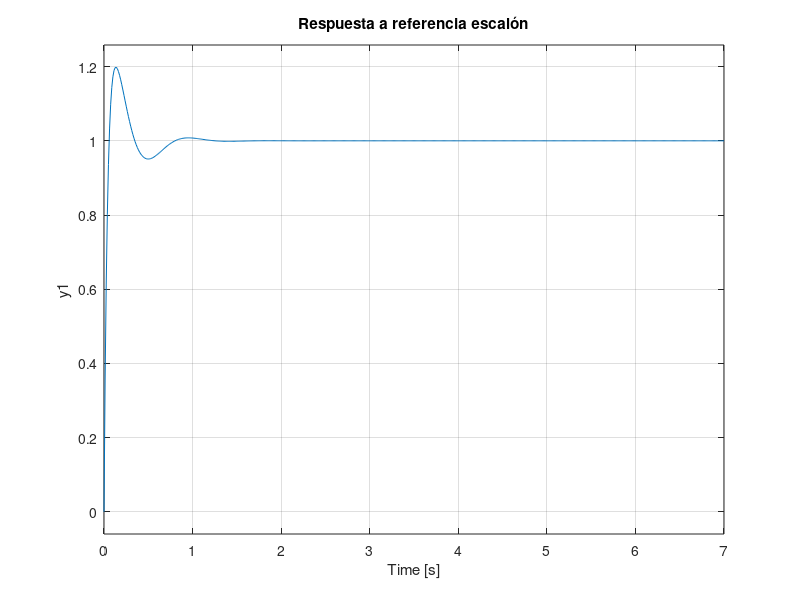
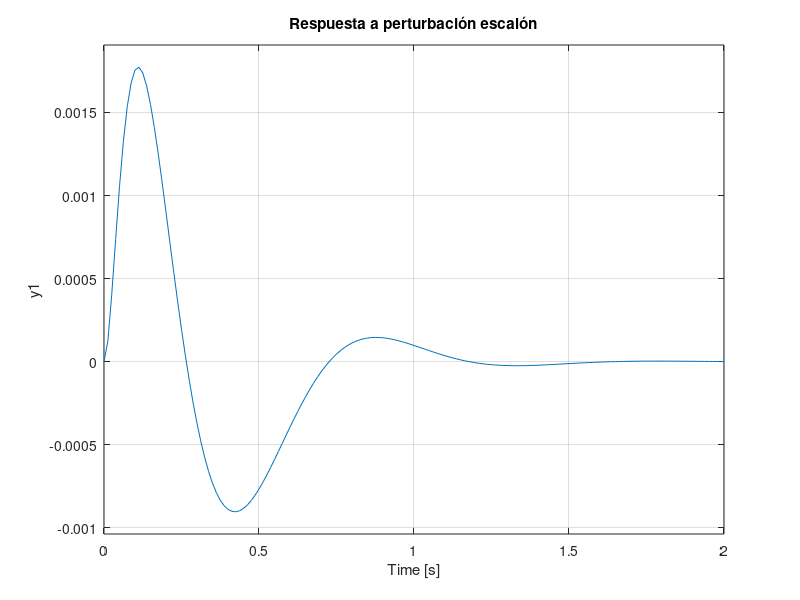

Recreate these plots in MATLAB, in order. (Note: this script raises an error after producing the figures.)
s = tf('s');

Gp = 2*(s+1)/(s*(s+3)*(s+5));

C1 = (33*s^3 + 924*s^2 + 6880*s + 32000)/(2*s*(s+1));
C2 = s*(12*s - 15)/(2*(s+1));

C = C1 + C2;

Tyr = minreal(C1*Gp/(1 + C*Gp));
Tyd = minreal(Gp/(1 + C*Gp));

figure;
step(Tyr)
grid on
title('Respuesta a referencia escalón')

figure;
step(Tyd)
grid on
title('Respuesta a perturbación escalón')

stepinfo(Tyr)
